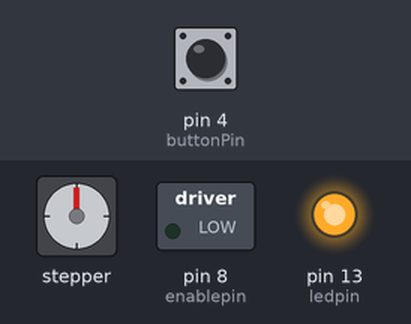
Recording of a sketch running on a simulated Arduino Uno, built with avr-gcc and run on an emulated ATmega328P. Parts: stepper motor, switched loads named in the sketch (green lamp = pin HIGH), output pins drawn as LEDs (lit = HIGH). Wiring (inferred from the names in the program): stepper motor (200 steps per turn assumed): coils pin 9, pin 10, pin 11, pin 12. The inputs (shaded band) are chosen by the test bench; at power-on: pin 4 (buttonPin) LOW. Pins used as bus, display or sensor lines are not drawn.

Above: at 1.2 s.
1.3 s: pin 4 (buttonPin) pulled HIGH for 3.2 s
At 5.4 s:
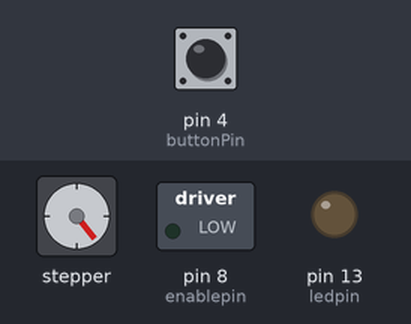
6.0 s: pin 4 (buttonPin) pulled HIGH for 0.15 s
At 7.4 s:
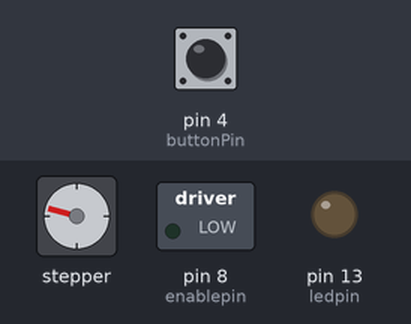
9.1 s: pin 4 (buttonPin) pulled HIGH for 1 s
At 11.0 s:
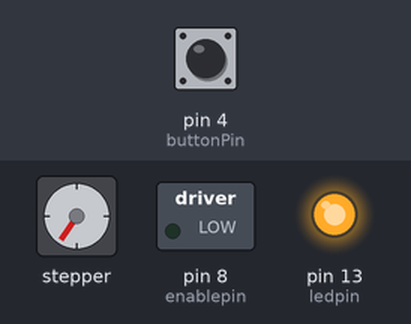
12.1 s: pin 4 (buttonPin) pulled HIGH for 0.15 s
At 13.4 s:
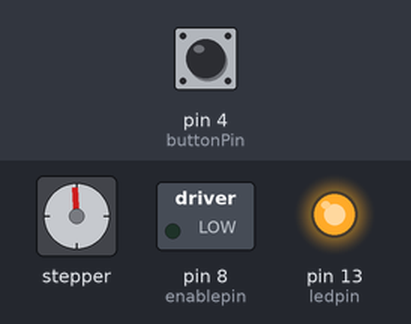
15.2 s: pin 4 (buttonPin) pulled HIGH for 1 s
At 17.4 s:
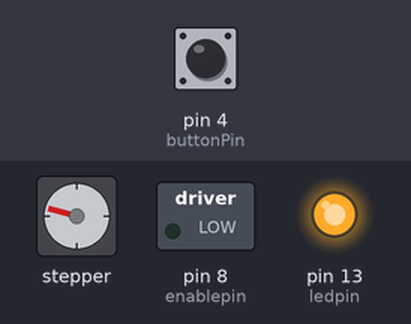
18.2 s: pin 4 (buttonPin) pulled HIGH for 0.15 s
Timing chart, 0 to 61.8 s (numbered marks = the images above; inputs shaded):
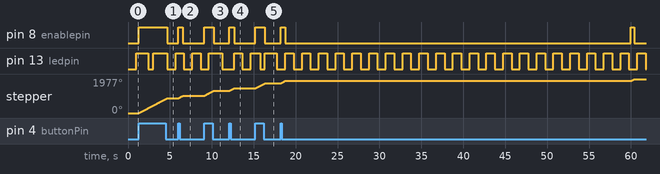

The sketch:

ring_motor_bipolar_nippon_with_millis.ino
```cpp
//teeth in big gear 178
// teeth in small gear 20
// gear ratio 8.9
// motor steps per revolution 400

int number_of_steps = 200;
int motor_pin_1 = 9;
int motor_pin_2 = 10;
int motor_pin_3 = 11;
int motor_pin_4 = 12;
int ledpin = 13;
int delayTime = 4;
int buttonPin = 4;
int buttonState = 0;
int enablepin = 8;
int whatspeed = 40;
int last_step_time =0;
int step_number = 0;
int blinkDelay = 1000;
unsigned long MoveDelay = 60000;//60000;
int step_delay = 60L * 1000L / number_of_steps / whatspeed;
int step_direction = 0;
bool ledState = false;
unsigned long previousMillis=0;
unsigned long previousMillisMotor=0;
int moveCount = 0;
int countDelay = 0;

// change this t0 adjjust lag/gain in time
int lastmove = 5; //22 for 12v , actual 20


void setup() {


  pinMode(motor_pin_1, OUTPUT);
  pinMode(motor_pin_2, OUTPUT);
  pinMode(motor_pin_3, OUTPUT);
  pinMode(motor_pin_4, OUTPUT);
  pinMode(buttonPin,INPUT);
  pinMode(ledpin, OUTPUT);
  pinMode(enablepin,OUTPUT);
  //Serial.begin(9600);
}

void loop() {
  buttonState = digitalRead(buttonPin);
  blinkk();
  if (buttonState ==HIGH){
    enablemotor();
    movemotor(20);
    digitalWrite(ledpin,HIGH);
  }
  else{

    unsigned long currentMillisMotor = millis();

    if ((unsigned long)(currentMillisMotor - previousMillisMotor) >=MoveDelay) {
enablemotor();
      if ( moveCount >= 58){
        movemotor(lastmove);//22//23//25
        moveCount = 0;
      }
      else {

        movemotor(15);
        moveCount = moveCount + 1;
      }
      motoroff();
      previousMillisMotor = currentMillisMotor;
    }


    motoroff();

  }

}


void enablemotor(){
  digitalWrite(enablepin,HIGH);
}


void movestep(int steps_to_move){
  int steps_left = abs(steps_to_move);

  if (steps_to_move > 0) {
    step_direction = 1;
  }
  if (steps_to_move < 0) {
    step_direction = 0;
  }


  while(steps_left > 0) {
    // if (millis() - last_step_time >= step_delay ) {
    //last_step_time = millis();
    if ( step_direction == 1 ){
      step_number++;
      delay(step_delay);
      if (step_number == number_of_steps) {
        step_number = 0;
      }
    }
    else {
      if (step_number ==0){
        step_number = number_of_steps;
      }
      step_number--;
    }
    steps_left--;


    stepmotor(step_number % 4);


    //}
  }
}


void stepmotor(int thisStep){

  switch (thisStep) {
  case 0:    // 1010
    digitalWrite(motor_pin_1, HIGH);
    digitalWrite(motor_pin_2, LOW);
    digitalWrite(motor_pin_3, HIGH);
    digitalWrite(motor_pin_4, LOW);
    break;
  case 1:    // 0110
    digitalWrite(motor_pin_1, LOW);
    digitalWrite(motor_pin_2, HIGH);
    digitalWrite(motor_pin_3, HIGH);
    digitalWrite(motor_pin_4, LOW);
    break;
  case 2:    //0101
    digitalWrite(motor_pin_1, LOW);
    digitalWrite(motor_pin_2, HIGH);
    digitalWrite(motor_pin_3, LOW);
    digitalWrite(motor_pin_4, HIGH);
    break;
  case 3:    //1001
    digitalWrite(motor_pin_1, HIGH);
    digitalWrite(motor_pin_2, LOW);
    digitalWrite(motor_pin_3, LOW);
    digitalWrite(motor_pin_4, HIGH);
    break;
  }

}

void blinkk(){

  unsigned long currentMillis = millis();
  //motoroff();
  if ((unsigned long)(currentMillis - previousMillis) >= blinkDelay) {

    ledState = !ledState;
    digitalWrite(ledpin, ledState);

    previousMillis = currentMillis;
  }

}

void motoroff(){
  digitalWrite(enablepin,LOW);
  digitalWrite(motor_pin_1, LOW);
  digitalWrite(motor_pin_2, LOW);
  digitalWrite(motor_pin_3, LOW);
  digitalWrite(motor_pin_4, LOW);
}

void movemotor(int m){

  for (int x=0; x< m;x++){
    digitalWrite(motor_pin_1, HIGH);
    digitalWrite(motor_pin_2, LOW);
    digitalWrite(motor_pin_3, HIGH);
    digitalWrite(motor_pin_4, LOW);
    delay(step_delay);
    digitalWrite(motor_pin_1, LOW);
    digitalWrite(motor_pin_2, HIGH);
    digitalWrite(motor_pin_3, HIGH);
    digitalWrite(motor_pin_4, LOW);
    delay(step_delay);
    digitalWrite(motor_pin_1, LOW);
    digitalWrite(motor_pin_2, HIGH);
    digitalWrite(motor_pin_3, LOW);
    digitalWrite(motor_pin_4, HIGH);
    delay(step_delay);
    digitalWrite(motor_pin_1, HIGH);
    digitalWrite(motor_pin_2, LOW);
    digitalWrite(motor_pin_3, LOW);
    digitalWrite(motor_pin_4, HIGH);
    delay(step_delay);
  }
}
```

Measured:
- after the input at 1.3 s, pin 8 (enablepin): LOW → HIGH at once, → LOW 3.4 s later; stepper: turns 861° clockwise in 3.4 s, starting at once
- after the input at 6.0 s, pin 8 (enablepin): LOW → HIGH at once, → LOW 0.56 s later; stepper: turns 144° clockwise in 0.56 s, starting at once
- after the input at 9.1 s, pin 8 (enablepin): LOW → HIGH at once, → LOW 1.1 s later; stepper: turns 288° clockwise in 1.1 s, starting at once
- after the input at 12.1 s, pin 8 (enablepin): LOW → HIGH at once, → LOW 0.56 s later; stepper: turns 144° clockwise in 0.56 s, starting at once
- after the input at 15.2 s, pin 8 (enablepin): LOW → HIGH at once, → LOW 1.1 s later; stepper: turns 288° clockwise in 1.1 s, starting at once
- by itself, pin 13 (ledpin): alternates HIGH for 1.0 s and LOW for 1.0 s
